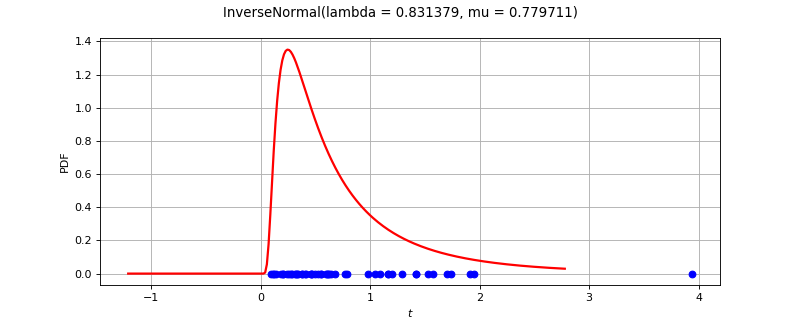

Recreate this plot in Python.
import openturns as ot
from matplotlib import pyplot as plt
from openturns.viewer import View
ot.RandomGenerator.SetSeed(0)
factory = ot.InverseNormalFactory()
ref = factory.build()
dimension = ref.getDimension()
if dimension <= 2:
    sample = ref.getSample(50)
    distribution = factory.build(sample)
    if dimension == 1:
        distribution.setDescription(['$t$'])
        pdf_graph = distribution.drawPDF(256)
        cloud = ot.Cloud(sample, ot.Sample(sample.getSize(), 1))
        cloud.setColor('blue')
        cloud.setPointStyle('fcircle')
        pdf_graph.add(cloud)
        pdf_graph.setTitle(str(distribution))
        fig = plt.figure(figsize=(10, 4))
        pdf_axis = fig.add_subplot(111)
        View(pdf_graph, figure=fig, axes=[pdf_axis], add_legend=False)
    else:
        sample = ref.getSample(500)
        distribution.setDescription(['$t_0$', '$t_1$'])
        pdf_graph = distribution.drawPDF([256]*2)
        cloud = ot.Cloud(sample)
        cloud.setColor('red')
        cloud.setPointStyle('fcircle')
        pdf_graph.add(cloud)
        pdf_graph.setTitle(str(distribution))
        fig = plt.figure(figsize=(10, 4))
        pdf_axis = fig.add_subplot(111)
        View(pdf_graph, figure=fig, axes=[pdf_axis], add_legend=False, square_axes=True)
